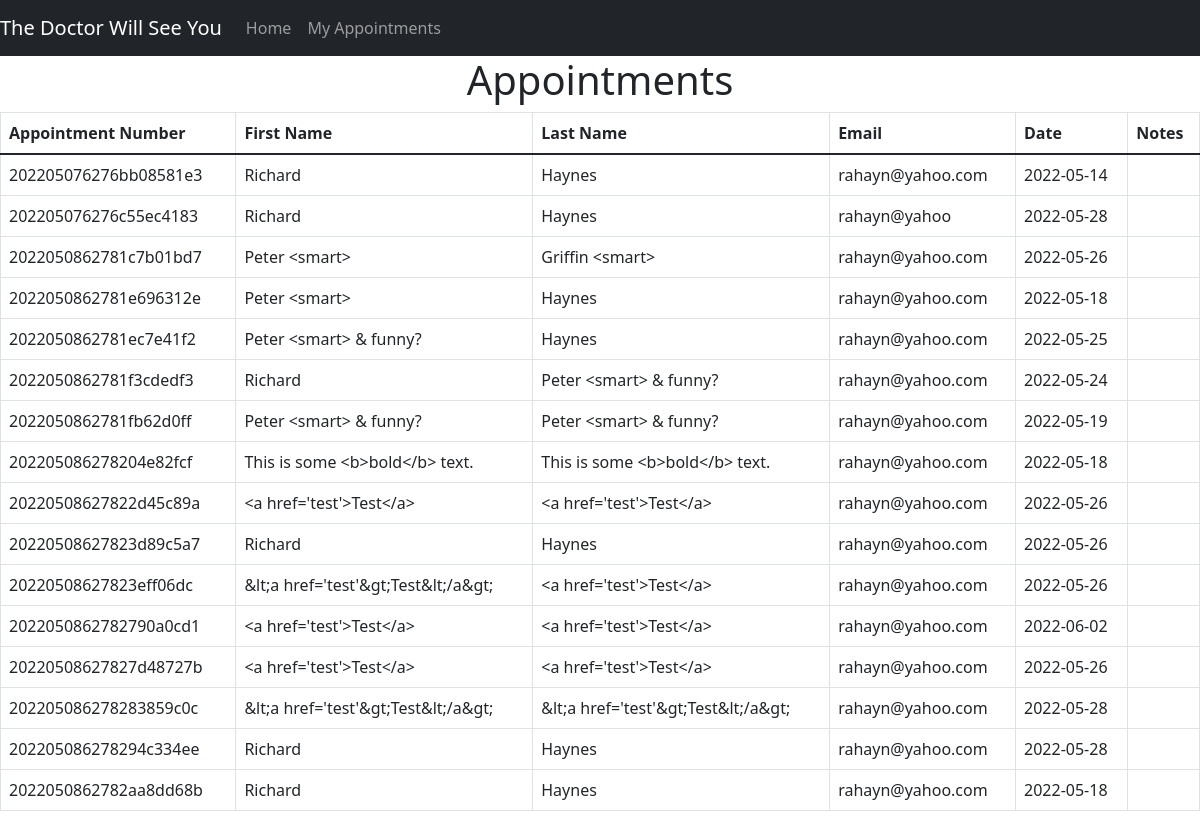
Before: /index.php?action=viewAppointments with the older database file.
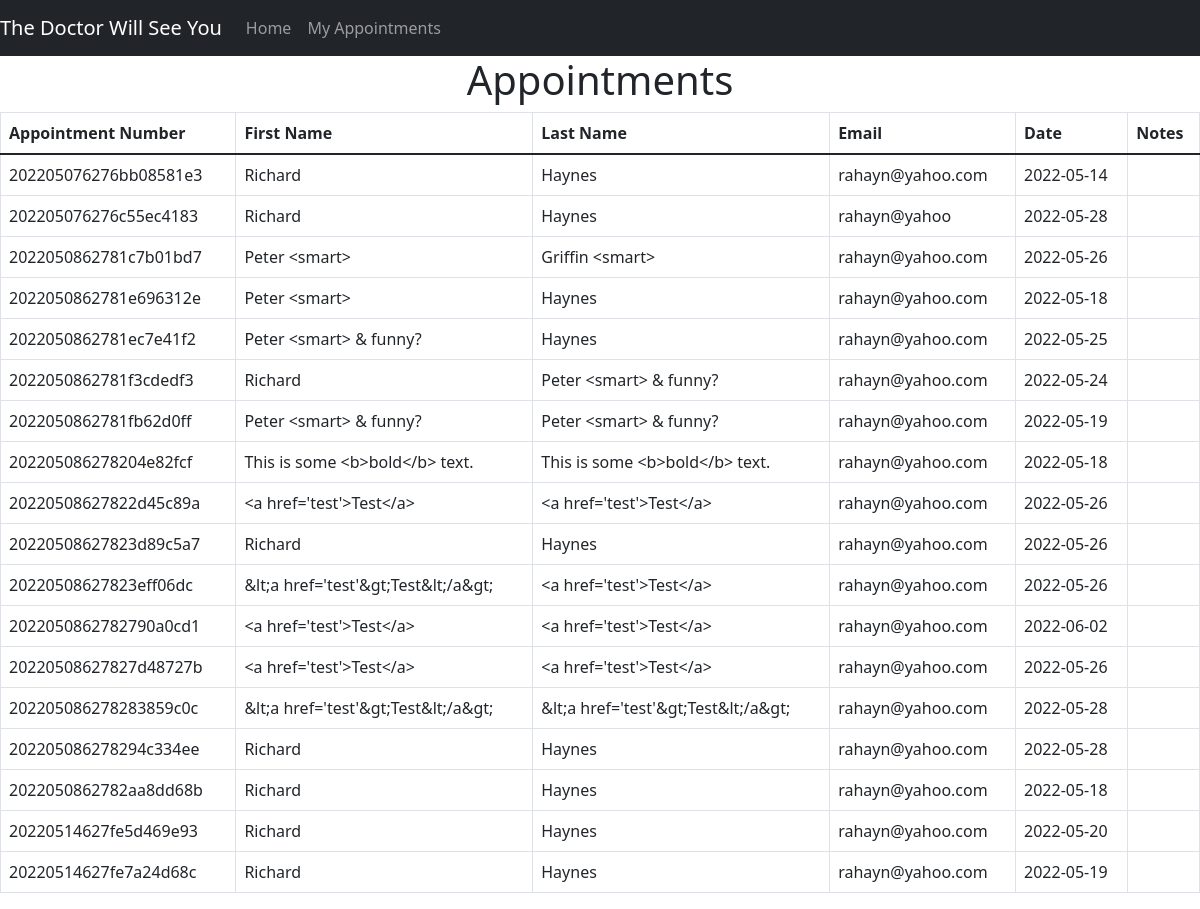
After: the same page with the newer database file.
### tables this page shows
CREATE TABLE "Appointments" (
    "Id" INTEGER NOT NULL CONSTRAINT "PK_Appointments" PRIMARY KEY AUTOINCREMENT,
    "AppointmentNumber" TEXT NOT NULL,
    "Firstname" TEXT NOT NULL,
    "Lastname" TEXT NOT NULL,
    "EmailAddress" TEXT NOT NULL,
    "AppointmentDate" TEXT NOT NULL,
    "Notes" TEXT NULL);

### Controllers/IndexController.php (called while the page is built, shortened)
<?php
require_once('Data/Dbcontext.php');
class IndexController
{
    private $dbcontext;
    public function __construct()
    {
        $this->dbcontext = new Dbcontext();
    }
    public function LoadViewAppointmentsPage()
    {
        try
        {
            $title = "Appointments";
            $appointments = $this->dbcontext->GetAppointments();
            require_once('Views/ViewAppointments.php');
        }
        catch(PDOException $ex)
        {
            error_log($ex->getMessage());
            require_once('Views/error.php');
        }
        catch(Error $ex)
        {
            error_log($ex->getMessage());
            require_once('Views/error.php');
        }
    }
}

### Data/Dbcontext.php (called while the page is built, shortened)
<?php
class Dbcontext extends SQLite3
{
    private $pdo;
    function __construct()
    {
        $this->pdo = new PDO('sqlite:Data/app.db');
    }
    public function GetAppointments()
    {
        $query = $this->pdo->query('SELECT AppointmentNumber, Firstname, Lastname, EmailAddress, AppointmentDate, Notes FROM Appointments');
        $query->execute();
        $result = $query->fetchAll(PDO::FETCH_ASSOC);
        return $result;
    }
}

### Views/ViewAppointments.php (the view)
<?php
require_once('header.php');
require_once("Controllers/IndexController.php");
?>
<div class="text-center">
    <h1><?php echo $title ?></h1>
</div>
<div>
<table class="table table-hover table-bordered">
        <thead>
            <tr>
                <th>Appointment Number</th>
                <th>First Name</th>
                <th>Last Name</th>
                <th>Email</th>
                <th>Date</th>
                <th>Notes</th>
            </tr>
        </thead>
        <tbody>
            <?php
            if(isset($appointments) && !empty($appointments))
            {
                foreach($appointments as $appointment)
                {
                    ?>
                    <tr>
                        <td><?php echo $appointment["AppointmentNumber"] ?></td>
                        <td><?php echo $appointment["Firstname"] ?></td>
                        <td><?php echo $appointment["Lastname"] ?></td>
                        <td><?php echo $appointment["EmailAddress"] ?></td>
                        <td><?php echo $appointment["AppointmentDate"] ?></td>
                        <td><?php echo $appointment["Notes"] ?></td>
                    </tr>
                    <?php
                }
            }
            ?>
        </tbody>
    </table>
</div>

Changed rows visible on the page:
added appointments: AppointmentNumber "20220514627fe5d469e93", Firstname "Richard", Lastname "Haynes", EmailAddress "rahayn@yahoo.com", AppointmentDate "2022-05-20"
added appointments: AppointmentNumber "20220514627fe7a24d68c", Firstname "Richard", Lastname "Haynes", EmailAddress "rahayn@yahoo.com", AppointmentDate "2022-05-19"
